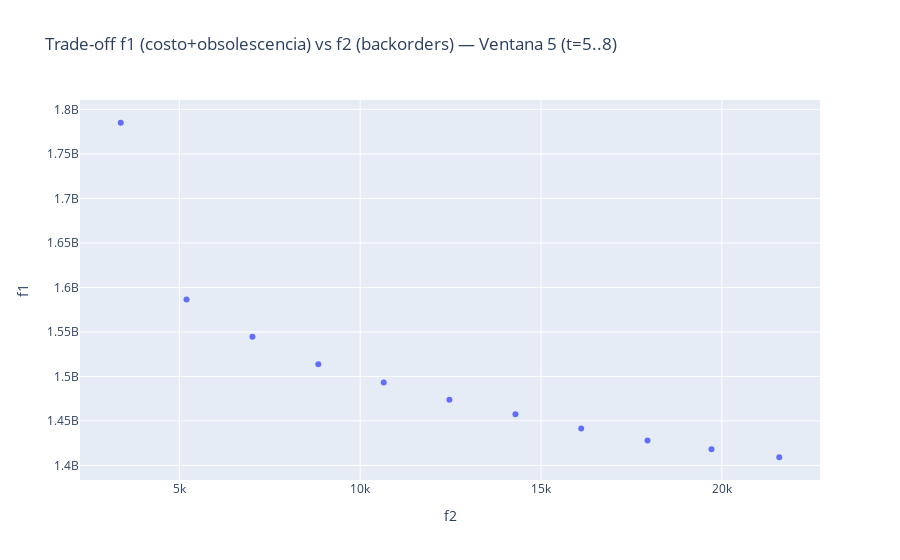

Source (notebook cell):
### Code cell
## CELDA 28 – RESULTADOS AUGMECON VENTANA 5 (t=5..8) Y ELECCIÓN

t_exec = 5   # período ejecutable de esta ventana

# === 1) Gráfico de trade-off f1 vs f2 para la ventana 5 ===
fig5 = px.scatter(
    df_pareto_fifth,
    x="f2", y="f1",
    hover_data=["eps2"],
    title="Trade-off f1 (costo+obsolescencia) vs f2 (backorders) — Ventana 5 (t=5..8)"
)
fig5.show()

# === 2) Tabla ordenada por desempeño (menor f2, luego menor f1) ===
df_sorted5 = df_pareto_fifth.sort_values(["f2", "f1"]).reset_index(drop=True)
display(df_sorted5[["eps2", "f2", "f1"]])

# === 3) REGLA DE ELECCIÓN ===
# Opción A: elegir por índice (0 = mejor servicio dentro de la malla muestreada)
CHOICE_IDX_5 = 0    

# Opción B: fijar un target de backorders para t=5 y elegir el punto más cercano
EPS2_TARGET_5 = None  
# Ejemplo si quisieras algo como ≈10.000 BO en t=5:
# EPS2_TARGET_5 = 10000  

if EPS2_TARGET_5 is not None:
    k5 = int((df_pareto_fifth["f2"] - EPS2_TARGET_5).abs().idxmin())
    choice5 = df_pareto_fifth.iloc[k5]
else:
    choice5 = df_sorted5.iloc[CHOICE_IDX_5]

print("\n=== Solución elegida para ejecutar en t = 5 (ventana 5) ===")
print(choice5[["eps2", "f2", "f1"]])

# === 4) Extraer snapshot elegido en t=5 ===
X_tini_sel5 = choice5["X_tini"]  # {(i,m): cantidad ordenada en t=5}
B_tini_sel5 = choice5["B_tini"]  # {i: backorder al final de t=5}
I_tini_sel5 = choice5["I_tini"]  # {(i,a): inventario por edad al final de t=5}
S_tini_sel5 = choice5["S_tini"]  # {(i,a): servido desde cada edad en t=5}

# === 5) Registrar órdenes ejecutadas en t=5 ===
if 'plan_ejecutado' not in globals():
    plan_ejecutado = []

for (i, m_), q in X_tini_sel5.items():
    if q > 1e-6:
        plan_ejecutado.append([t_exec, i, m_, q])

# === 6) Actualizar backorders iniciales para el siguiente período (t=6) ===
for i in I:
    B_I[i] = float(B_tini_sel5.get(i, 0.0))

# === 7) Actualizar inventario por edades para el siguiente período (t=6) ===
for i in I:
    for a in A:
        I_i0[i][a] = float(I_tini_sel5.get((i, a), 0.0))

# === 8) Actualizar pedidos en tránsito generados en t=5 ===
for i in I:
    for m_ in M:
        q = float(X_tini_sel5.get((i, m_), 0.0))
        if q > 1e-6:
            llegada = t_exec + L_im[i][m_]
            if llegada <= T[-1] and llegada != t_exec:
                pedidos_en_transito[i][llegada] += q

# === 9) Acumular costos globales del horizonte ===
#    Esta ventana aporta choice5["f1"] (costo+obs) y choice5["f2"] (backorders)
if 'costo_compra' not in globals():
    costo_compra = 0.0
if 'back_total' not in globals():
    back_total = 0.0
if 'costo_equiv_antiguo' not in globals():
    costo_equiv_antiguo = 0.0

costo_compra        += float(choice5["f1"])
back_total          += float(choice5["f2"])
costo_equiv_antiguo += float(choice5["f1"]) + N * float(choice5["f2"])

# === 10) Registrar Servido/Demandado en t=5 para el Fill Rate global ===
if 'served_hist' not in globals():
    served_hist = {}
if 'demand_hist' not in globals():
    demand_hist = {}

for i in I:
    dem_t = float(D_it.get(i, {}).get(t_exec, 0.0))
    srv_t = sum(S_tini_sel5.get((i, a), 0.0) for a in A)
    srv_t = min(dem_t, srv_t)  # nunca más de lo demandado

    demand_hist.setdefault(i, {})[t_exec] = dem_t
    served_hist.setdefault(i, {})[t_exec] = srv_t

print("\nEstado actualizado tras decidir la ventana 5. Listo para ventana que empieza en t=6.")

### Figure 1 — Plotly figure (JSON) as saved in the notebook; plotly's stock layout.template omitted (floating-point values rounded to 4 significant figures)
{"data": [{"customdata": [[3380], [5201.0], [7021.0], [8842.0], [10660.0], [12480.0], [14300.0], [16120.0], [17950.0], [19770.0], [21587]], "hovertemplate": "f2=%{x}<br>f1=%{y}<br>eps2=%{customdata[0]}<extra></extra>", "legendgroup": "", "marker": {"color": "#636efa", "symbol": "circle"}, "mode": "markers", "name": "", "orientation": "v", "showlegend": false, "type": "scatter", "x": [3380, 5200, 7021, 8842, 10651, 12467, 14293, 16112, 17945, 19713, 21587], "xaxis": "x", "y": [1785000000.0, 1586000000.0, 1544000000.0, 1514000000.0, 1493000000.0, 1474000000.0, 1458000000.0, 1441000000.0, 1428000000.0, 1418000000.0, 1409155000], "yaxis": "y"}], "layout": {"legend": {"tracegroupgap": 0}, "title": {"text": "Trade-off f1 (costo+obsolescencia) vs f2 (backorders) — Ventana 5 (t=5..8)"}, "xaxis": {"anchor": "y", "domain": [0, 1], "title": {"text": "f2"}}, "yaxis": {"anchor": "x", "domain": [0, 1], "title": {"text": "f1"}}}}
